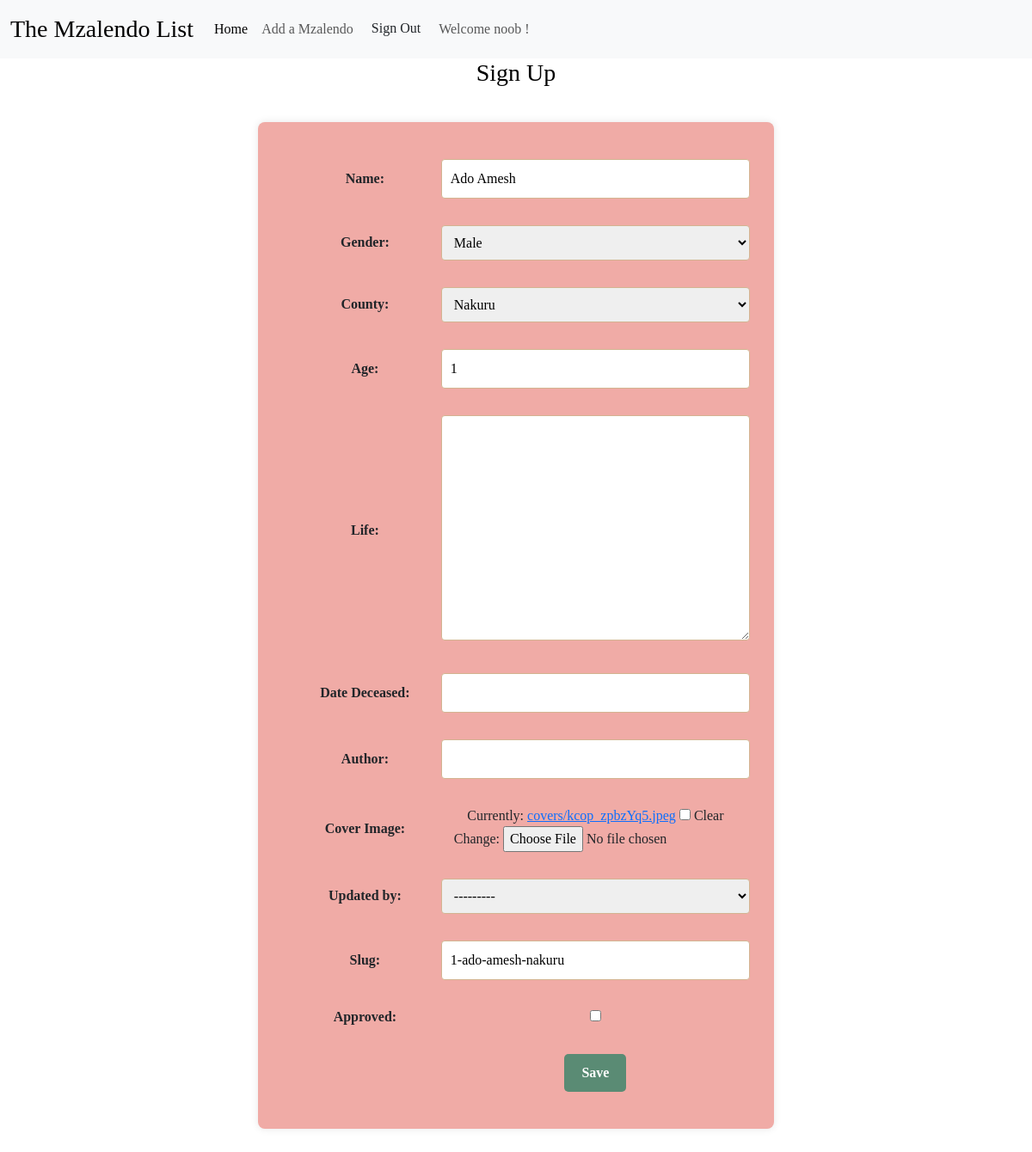
/mzalendo/13/edit (signed in), run on an earlier commit of the app's database.
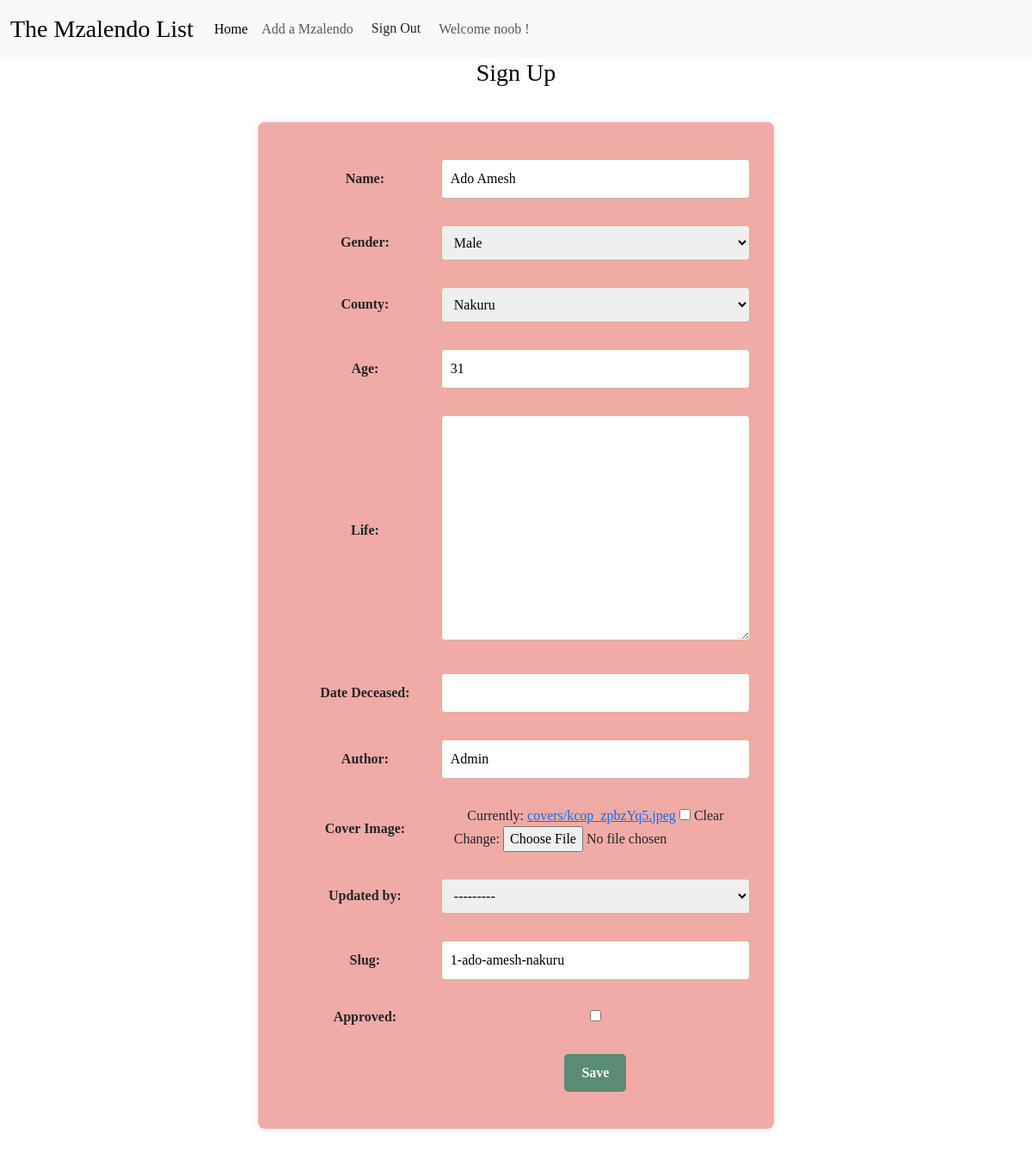
And on a later commit of the database.
### home/models.py (models this page shows, shortened)
class Mzalendo(models.Model):
    name = models.CharField(max_length=200)
    gender = models.CharField(max_length=50, choices=SEX, blank=True, null=True)
    county = models.CharField(max_length=150, choices=COUNTIES, blank=True, null=True)
    age = models.IntegerField(blank=True, null=True)
    life = models.TextField(blank=True, null=True)
    dod = models.DateField('Date Deceased', blank=True, null=True)
    author = models.CharField(max_length=255)
    cover = models.ImageField(upload_to="covers/", blank=True, verbose_name="Cover Image")
    image_thumbnail = ImageSpecField(source='cover',
                                      processors=[ResizeToFill(150, 150)],
                                      format='JPEG',
                                      options={'quality': 60})
    date_created = models.DateTimeField(auto_now_add=True, editable=False)
    updated_by = models.ForeignKey(
        User, on_delete=models.CASCADE, related_name="mzalendo_updatedby", null=True, blank=True
    )
    hit_count_generic = GenericRelation(
                HitCount,
                object_id_field='object_pk',
                related_query_name='hit_count_generic_relation'
                )
    objects = CustomMzalendoManager()
    def generate_slug(instance):
        return f"{instance.age}-{instance.name}-{instance.county}"
    slug = AutoSlugField(unique=True, always_update=False, populate_from=generate_slug)
    updated_at = models.DateTimeField(auto_now=True, editable=False)
    approved = models.BooleanField(default=False)
    class Meta:
        ordering = ['-date_created']

### home/views.py (the view)
@method_decorator([login_required], name='dispatch')
class MzalendoEdit(UpdateView):
    model = Mzalendo
    fields = '__all__'
    template_name = 'partials/edit.html'
    success_url = reverse_lazy("mzalendo:mzalendo_list")

### home/models.py (called while the page is built)
    def get_queryset(self):
        return super().get_queryset().order_by('-date_created')

### home/templates/partials/edit.html (shortened to what this page needs)
{% extends "../base.html" %}
{% block content %}
    {% include "../navbar.html" %}
    <h3 style="text-align: center;color: #000">Sign Up</h3>
    <div class="container text-center">
        <div class="row align-items-start">
            <div class="row">
                <div class="create-form">
                    <form action="{% url 'mzalendo:mzalendo_edit' mzalendo.pk %}" method="post">
                        <table>
                            {{ form.as_table }}
                        <tr>
                            <td></td>
                            <td>
                                <button type="submit" class="btn button-primary">Save</button>
                            </td>
                        </tr>
                    </table>
                    </form>
                </div>
            </div>
    </div>
    </div>
{% endblock %}

What changed in the data, as far as the page shows it:
changed Mzalendo "Ado Amesh": age "1" → "31"; author (not shown) → "Admin"
